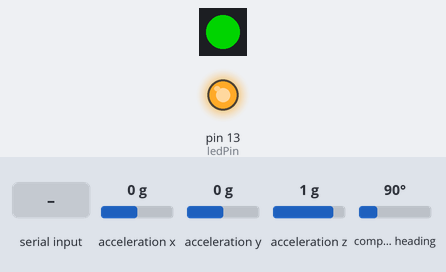
The sketch below on a simulated Arduino Uno, built with avr-gcc and run on an emulated ATmega328P. Parts: 1 RGB LEDs in strip order, left to right, output pins drawn as LEDs (lit = HIGH). The inputs (shaded band) are chosen by the test bench; at power-on: acceleration x 0 g, acceleration y 0 g, acceleration z 1 g, compass heading 90°. Dim RGB values are drawn brighter than linear; EEPROM starts erased; what the sketch prints to the serial monitor is not drawn.

Above: at 4.3 s.
4.4 s: "1\n" received over Serial
At 5.9 s:
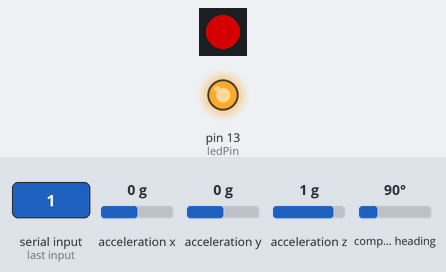
16.4 s: "0\n" received over Serial
At 19.22 s:
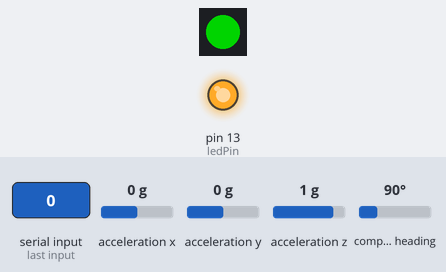
19.4 s: "2\n" received over Serial
At 20.5 s:
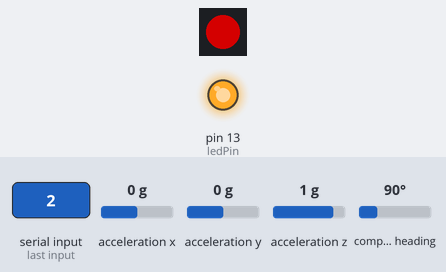
Timing chart, 0 to 23.4 s (numbered marks = the images above; inputs shaded):
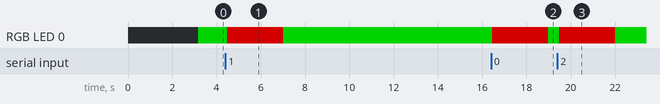

The sketch:

weightlift_hackathon.ino
```cpp
#include <Wire.h>
#include <Adafruit_Sensor.h>
#include <Adafruit_BNO055.h>
#include <math.h>
#include <utility/imumaths.h>
#include <EEPROM.h>
#include <Adafruit_NeoPixel.h>

/* Setting delay between fresh samples */
#define BNO055_SAMPLERATE_DELAY_MS (20)

/* Create BNO object with id, address (123 for left arm, 345 for right arm)*/
Adafruit_BNO055 bno = Adafruit_BNO055(123, 0x28);
// Neopixel
Adafruit_NeoPixel strip = Adafruit_NeoPixel(1, 6);

/* debug mode */
boolean debug = false;
/* if we want to clear EEPROM */
boolean clearEEPROM = false;
// timekeeping for error LED
unsigned long timeTurnedRed;
/* pin for LED */
const int ledPin = LED_BUILTIN;
int ledState = LOW;
String side = "LEFT";
boolean error = false;

void blinkLED (void) {
  if (ledState == LOW) {
    ledState = HIGH;
  } else {
    ledState = LOW;
  }
  digitalWrite(ledPin, ledState);
}

void displaySensorOffsets(const adafruit_bno055_offsets_t &calibData)
{
  Serial.print("\nAccelerometer: ");
  Serial.print(calibData.accel_offset_x); Serial.print(" ");
  Serial.print(calibData.accel_offset_y); Serial.print(" ");
  Serial.print(calibData.accel_offset_z); Serial.print(" ");

  Serial.print("\nGyro: ");
  Serial.print(calibData.gyro_offset_x); Serial.print(" ");
  Serial.print(calibData.gyro_offset_y); Serial.print(" ");
  Serial.print(calibData.gyro_offset_z); Serial.print(" ");

  Serial.print("\nMag: ");
  Serial.print(calibData.mag_offset_x); Serial.print(" ");
  Serial.print(calibData.mag_offset_y); Serial.print(" ");
  Serial.print(calibData.mag_offset_z); Serial.print(" ");

  Serial.print("\nAccel Radius: ");
  Serial.print(calibData.accel_radius);

  Serial.print("\nMag Radius: ");
  Serial.print(calibData.mag_radius);
}

void displayCalStatus(void)
{
  /* Printing calibration status to serial for sys, gyro, acc, mag */
  /* 0 = not Calibrated, 3 = fully calibrated */
  uint8_t sys, gyro, acc, mag;
  sys = gyro = acc = mag = 0;
  bno.getCalibration(&sys, &gyro, &acc, &mag);

  if (!sys)
  {
    Serial.print("!     ");
  }

  Serial.print("Sys:");
  Serial.print(sys, DEC);
  Serial.print("   G:");
  Serial.print(gyro, DEC);
  Serial.print("   A:");
  Serial.print(acc, DEC);
  Serial.print("   M:");
  Serial.print(mag, DEC);
}


/* Method that calibrates sensor; this should only happen once */
boolean calibrateSensor(void)
{
   sensors_event_t event;
   bno.getEvent(&event);

   while (!bno.isFullyCalibrated())
   {
      bno.getEvent(&event);

      /* Display calibration status for sys, gyro, acc, mag */
      displayCalStatus();
      Serial.print("\n");

      delay(BNO055_SAMPLERATE_DELAY_MS);
   }

   Serial.println("\n\nCalibration complete!");
   Serial.println("\n\nCalibration results:");

   adafruit_bno055_offsets_t newCalib;
   bno.getSensorOffsets(newCalib);
   displaySensorOffsets(newCalib);

   Serial.println("\n\nStoring calibration data to EEPROM...");

   int eeAddress = 0;
   long bnoID;
   sensor_t sensor;
   bno.getSensor(&sensor);
   bnoID = sensor.sensor_id;

   EEPROM.put(eeAddress, bnoID);
   Serial.println("\nData stored to EEPROM");

   delay(500);
   return true;
}


void setup() {
  strip.begin();
  strip.setBrightness(128);
  strip.show();
  pinMode(ledPin, OUTPUT);
  digitalWrite(ledPin, LOW);
  Serial.begin(9600);
  delay(1000);

  if (!bno.begin())
  {
    if (debug)
    {
      Serial.println("No BNO055 detected");
    }
    while (1);
  }

  /* check if calibration data is on EEPROM */
  int eeAddress = 0;
  long bnoID;
  boolean foundCalib = false;

  /* Setting mode to NDOF */
  bno.setMode(bno.OPERATION_MODE_NDOF);

  EEPROM.get(eeAddress, bnoID);

  adafruit_bno055_offsets_t calibrationData;
  sensor_t sensor;

  bno.getSensor(&sensor);
  if (bnoID != sensor.sensor_id)
  {
    if (debug)
    {
      Serial.println("\nNo Calibration Data found on EEPROM");
    }
    delay(500);

    /* since no calibration found, need to calibrate */
    foundCalib = calibrateSensor();
  }
  else
  {
    if (debug)
    {
      Serial.println("\nFound calibration data on EEPROM");
    }

    eeAddress += sizeof(long);
    EEPROM.get(eeAddress, calibrationData);

    if (debug)
    {
      Serial.println("\n\nRestoring calibration data...");
    }
    bno.setSensorOffsets(calibrationData);

    if (debug) {
      Serial.println("\nCalibration data loaded");
    }
    foundCalib = true;
  }

  delay(1000);

  bno.setExtCrystalUse(true);

  sensors_event_t event;

  if (foundCalib)
  {
    /* Need to wait a bit so that gyroscope recalibrates on its own */
    while (!bno.isFullyCalibrated())
    {
      bno.getEvent(&event);
      if (debug) {
        displayCalStatus();
        Serial.println("");
      }
      blinkLED();
      delay(BNO055_SAMPLERATE_DELAY_MS);
    }
    digitalWrite(ledPin, HIGH);
    strip.setPixelColor(0, 0, 255, 0);
    strip.show();
    Serial.println("START");
  }
  else
  {
    if (debug)
    {
      Serial.println("Error during calibration setup");
    }
  }

  if (debug)
  {
    Serial.println("Setup is complete!");
  }
}

void loop() {
  /*
   * Send acceleration raw data and Quat derived roll, pitch, yaw
   * Accelerometer data in x, y, z direction
   * Units: m/s^2, rad
   */

  imu::Vector<3> accData = bno.getVector(Adafruit_BNO055::VECTOR_ACCELEROMETER);
  imu::Vector<3> euler = bno.getVector(Adafruit_BNO055::VECTOR_EULER);
  imu::Quaternion quat = bno.getQuat();

  float roll, pitch, yaw;

  // Use euler angles
  yaw = euler.x();
  pitch = euler.y();
  roll = euler.z();

  // Use quaternion for pitch, roll, yaw -- wasn't working so need to read more about this
  //  roll = atan2((2*quat.y()*quat.w() + 2*quat.x()*quat.z()), (1 - 2*quat.y()*quat.y() - 2*quat.z()*quat.z()));
  //  pitch = asin(2*quat.x()*quat.y() + 2*quat.z()*quat.z());
  //  yaw = atan2((2*quat.x()*quat.w() + 2*quat.y()*quat.z()), (1 - 2*quat.x()*quat.x() - 2*quat.z()*quat.z()));

  // Easy to read
//  Serial.print(timeNow); Serial.print("\t\t");
//  Serial.print("X: "); Serial.print(accData.x()); Serial.print("\t");
//  Serial.print("Y: "); Serial.print(accData.y()); Serial.print("\t");
//  Serial.print("Z: "); Serial.print(accData.z()); Serial.print("\t\t\t");
//
//  Serial.print("roll: "); Serial.print(roll); Serial.print("\t");
//  Serial.print("pitch: "); Serial.print(pitch); Serial.print("\t");
//  Serial.print("yaw: "); Serial.print(yaw); Serial.print("\n");

  // csv for project
  Serial.print(side); Serial.print(", ");
  Serial.print(accData.x()); Serial.print(", ");
  Serial.print(accData.y()); Serial.print(", ");
  Serial.print(accData.z()); Serial.print(", ");
  // Roll goes from -180 to +180 (confusing me atm)
  // Pitch goes from -90 (arm down) to +90 (arm up)
  // Need to analyze change in pitch -- too fast bad, too lowe value is bad, too high bad
  // Yaw goes from 0 to 360 (depends on arm side)
  // Yaw needs to stay semi-consistent -- change is bad
  Serial.print(roll); Serial.print(", ");
  Serial.print(pitch); Serial.print(", ");
  Serial.print(yaw); Serial.print("\n");

  delay(BNO055_SAMPLERATE_DELAY_MS);

  unsigned long currentTime = millis();
  if ((error) && (currentTime - timeTurnedRed >= 2500)) {
    error = !error;
    strip.setPixelColor(0, 0, 255, 0);
    strip.show();
  }
}

/* Listen for serial events (errors from computer)
 *
 */
void serialEvent() {
  Serial.flush();
  while (Serial.available()) {
    byte bufer[1];
    Serial.readBytes(bufer, 1);
    if (bufer[0] != NULL) {
      error = true;
      strip.setPixelColor(0, 255, 0, 0);
      strip.show();
      timeTurnedRed = millis();
    } else {
      error = false;
    }
  }
}
```

Measured:
- after the input at 4.4 s, RGB LED 0: RGB(0, 128, 0) → RGB(128, 0, 0) after 0.08 s, → RGB(0, 128, 0) 2.5 s later
- after the input at 16.4 s, RGB LED 0: RGB(0, 128, 0) → RGB(128, 0, 0) after 0.05 s, → RGB(0, 128, 0) 2.5 s later
- after the input at 19.4 s, RGB LED 0: RGB(0, 128, 0) → RGB(128, 0, 0) after 0.07 s, → RGB(0, 128, 0) 2.5 s later
